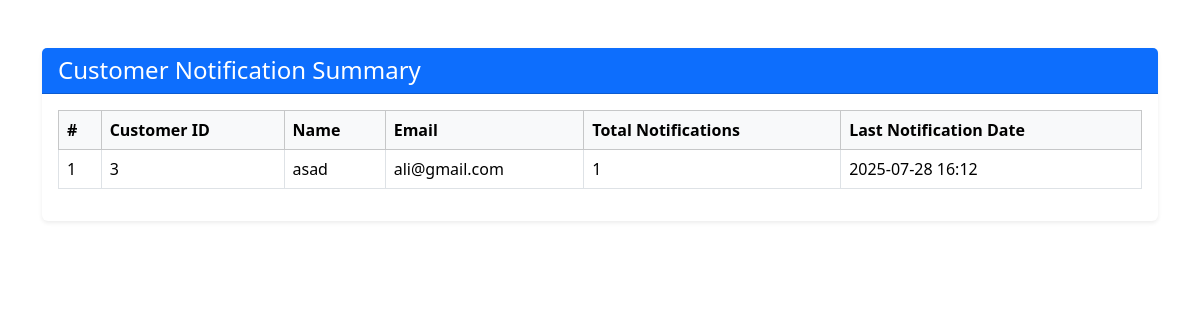
The app's page /dashboard/reports/customer_summary.php with its own data.
### tables this page shows
CREATE TABLE `customers` (
  `customer_id` int(11) NOT NULL,
  `full_name` varchar(100) NOT NULL,
  `username` varchar(100) DEFAULT NULL,
  `email` varchar(100) DEFAULT NULL,
  `password` varchar(255) NOT NULL,
  `phone` varchar(20) DEFAULT NULL,
  `address` text DEFAULT NULL,
  `loyalty_points` int(11) DEFAULT 0,
  `is_active` tinyint(1) DEFAULT 1,
  `last_login` datetime DEFAULT NULL,
  `created_at` timestamp NOT NULL DEFAULT current_timestamp()
);

### dashboard/reports/customer_summary.php (the view, shortened to what this page needs)
<?php
$baseURL = '/bakery';
$projectRoot = $_SERVER['DOCUMENT_ROOT'] . $baseURL;
require_once $projectRoot . '/includes/db_connect.php';
?><?php
$sql = "
    SELECT c.customer_id, c.username, c.email,
           COUNT(n.notification_id) AS total_notifications,
           MAX(n.sent_at) AS last_notification_date
    FROM customers c
    LEFT JOIN notifications n ON c.customer_id = n.customer_id
    GROUP BY c.customer_id, c.username, c.email
    ORDER BY total_notifications DESC
";
$result = $conn->query($sql);
?>
 <link href="https://cdn.jsdelivr.net/npm/bootstrap@5.3.3/dist/css/bootstrap.min.css" rel="stylesheet">
<div class="container mt-5">
    <div class="card shadow-sm border-0">
        <div class="card-header bg-primary text-white">
            <h4 class="mb-0">Customer Notification Summary</h4>
        </div>
        <div class="card-body">
            <?php if ($result->num_rows > 0): ?>
                <div class="table-responsive">
                    <table class="table table-bordered table-hover align-middle">
                        <thead class="table-light">
                            <tr>
                                <th>#</th>
                                <th>Customer ID</th>
                                <th>Name</th>
                                <th>Email</th>
                                <th>Total Notifications</th>
                                <th>Last Notification Date</th>
                            </tr>
                        </thead>
                        <tbody>
                            <?php
                            $counter = 1;
                            while ($row = $result->fetch_assoc()):
                            ?>
                            <tr>
                                <td><?= $counter++ ?></td>
                                <td><?= htmlspecialchars($row['customer_id']) ?></td>
                                <td><?= htmlspecialchars($row['username']) ?></td>
                                <td><?= htmlspecialchars($row['email']) ?></td>
                                <td><?= $row['total_notifications'] ?></td>
                                <td><?= $row['last_notification_date'] ? date('Y-m-d H:i', strtotime($row['last_notification_date'])) : 'N/A' ?></td>
                            </tr>
                            <?php endwhile; ?>
                        </tbody>
                    </table>
                </div>
            <?php else: ?>
                <div class="alert alert-info">No customer data found.</div>
            <?php endif; ?>
        </div>
    </div>
</div>

### records on screen
customers: customer_id "3", username "asad", email "ali@gmail.com", total_notifications "1", last_notification_date "2025-07-28 16:12"
